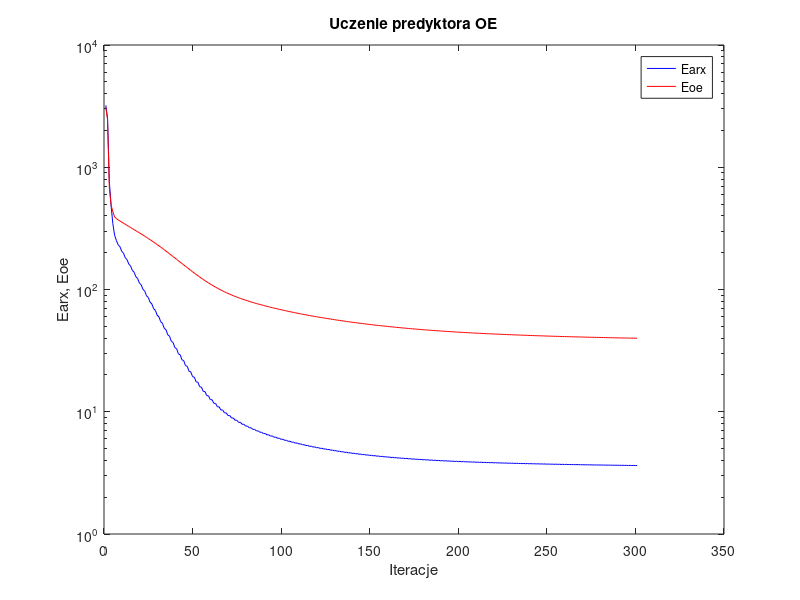
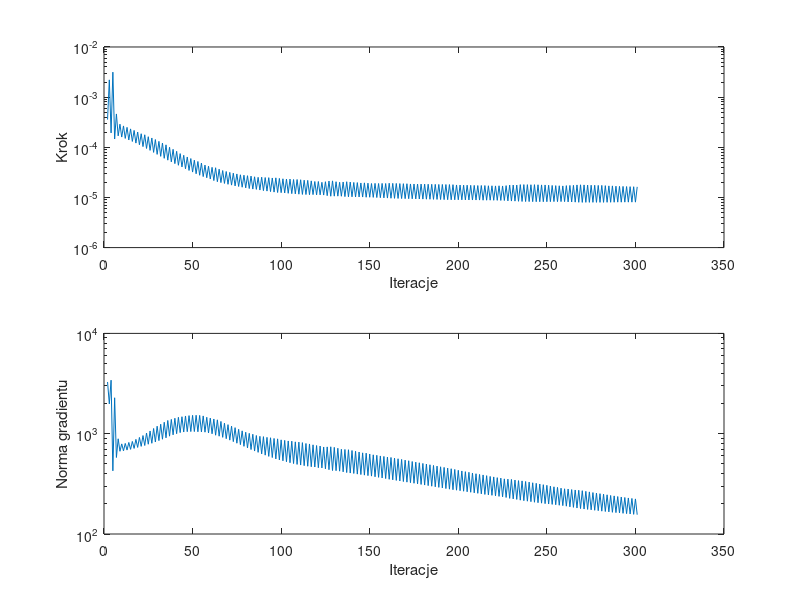

Source code (MATLAB) for these figures, in order:
%uczenie predyktora oe
clear all;
n=0; farx(n+1)=3.206618e+003; foe(n+1)=3.099970e+003; wspucz(n+1)=0.000000e+000; ng(n+1)=0.000000e+000;
n=1; farx(n+1)=2.529433e+003; foe(n+1)=2.455982e+003; krok(n+1)=3.569431e-004; ng(n+1)=3.277299e+003;
n=2; farx(n+1)=7.677529e+002; foe(n+1)=6.818622e+002; krok(n+1)=2.209886e-003; ng(n+1)=1.983044e+003;
n=3; farx(n+1)=4.835866e+002; foe(n+1)=4.910506e+002; krok(n+1)=1.935115e-004; ng(n+1)=3.415182e+003;
n=4; farx(n+1)=3.447386e+002; foe(n+1)=4.325593e+002; krok(n+1)=3.146871e-003; ng(n+1)=4.265469e+002;
n=5; farx(n+1)=2.773705e+002; foe(n+1)=3.921245e+002; krok(n+1)=1.461989e-004; ng(n+1)=2.281338e+003;
n=6; farx(n+1)=2.512547e+002; foe(n+1)=3.806421e+002; krok(n+1)=4.624551e-004; ng(n+1)=5.792377e+002;
n=7; farx(n+1)=2.320022e+002; foe(n+1)=3.709649e+002; krok(n+1)=1.691914e-004; ng(n+1)=8.896284e+002;
n=8; farx(n+1)=2.240402e+002; foe(n+1)=3.634045e+002; krok(n+1)=2.887783e-004; ng(n+1)=6.679918e+002;
n=9; farx(n+1)=2.052524e+002; foe(n+1)=3.558883e+002; krok(n+1)=1.599927e-004; ng(n+1)=7.913455e+002;
n=10; farx(n+1)=1.981809e+002; foe(n+1)=3.487461e+002; krok(n+1)=2.666638e-004; ng(n+1)=6.756151e+002;
n=11; farx(n+1)=1.818935e+002; foe(n+1)=3.416695e+002; krok(n+1)=1.502858e-004; ng(n+1)=7.996211e+002;
n=12; farx(n+1)=1.756692e+002; foe(n+1)=3.348690e+002; krok(n+1)=2.497956e-004; ng(n+1)=6.869029e+002;
n=13; farx(n+1)=1.613458e+002; foe(n+1)=3.281100e+002; krok(n+1)=1.399515e-004; ng(n+1)=8.178095e+002;
n=14; farx(n+1)=1.558561e+002; foe(n+1)=3.215901e+002; krok(n+1)=2.326282e-004; ng(n+1)=6.981120e+002;
n=15; farx(n+1)=1.431978e+002; foe(n+1)=3.151331e+002; krok(n+1)=1.307587e-004; ng(n+1)=8.372946e+002;
n=16; farx(n+1)=1.384017e+002; foe(n+1)=3.088694e+002; krok(n+1)=2.171131e-004; ng(n+1)=7.130732e+002;
n=17; farx(n+1)=1.271252e+002; foe(n+1)=3.026196e+002; krok(n+1)=1.212136e-004; ng(n+1)=8.778613e+002;
n=18; farx(n+1)=1.229389e+002; foe(n+1)=2.965589e+002; krok(n+1)=2.014683e-004; ng(n+1)=7.295067e+002;
n=19; farx(n+1)=1.128747e+002; foe(n+1)=2.905030e+002; krok(n+1)=1.123689e-004; ng(n+1)=9.177724e+002;
n=20; farx(n+1)=1.092274e+002; foe(n+1)=2.846031e+002; krok(n+1)=1.863040e-004; ng(n+1)=7.477380e+002;
n=21; farx(n+1)=1.002783e+002; foe(n+1)=2.787191e+002; krok(n+1)=1.032442e-004; ng(n+1)=9.581591e+002;
n=22; farx(n+1)=9.695216e+001; foe(n+1)=2.728712e+002; krok(n+1)=1.775639e-004; ng(n+1)=7.626598e+002;
n=23; farx(n+1)=8.885377e+001; foe(n+1)=2.670472e+002; krok(n+1)=9.476985e-005; ng(n+1)=1.015881e+003;
n=24; farx(n+1)=8.602987e+001; foe(n+1)=2.613448e+002; krok(n+1)=1.625215e-004; ng(n+1)=7.852838e+002;
n=25; farx(n+1)=7.879099e+001; foe(n+1)=2.556500e+002; krok(n+1)=8.683747e-005; ng(n+1)=1.064555e+003;
n=26; farx(n+1)=7.626822e+001; foe(n+1)=2.499866e+002; krok(n+1)=1.532552e-004; ng(n+1)=8.027354e+002;
n=27; farx(n+1)=6.973736e+001; foe(n+1)=2.443426e+002; krok(n+1)=7.910691e-005; ng(n+1)=1.127069e+003;
n=28; farx(n+1)=6.754659e+001; foe(n+1)=2.387513e+002; krok(n+1)=1.426144e-004; ng(n+1)=8.261796e+002;
n=29; farx(n+1)=6.165794e+001; foe(n+1)=2.331793e+002; krok(n+1)=7.225059e-005; ng(n+1)=1.187573e+003;
n=30; farx(n+1)=5.979530e+001; foe(n+1)=2.276845e+002; krok(n+1)=1.312842e-004; ng(n+1)=8.531659e+002;
n=31; farx(n+1)=5.451276e+001; foe(n+1)=2.222203e+002; krok(n+1)=6.596475e-005; ng(n+1)=1.243200e+003;
n=32; farx(n+1)=5.291593e+001; foe(n+1)=2.168068e+002; krok(n+1)=1.215958e-004; ng(n+1)=8.809603e+002;
n=33; farx(n+1)=4.816954e+001; foe(n+1)=2.114514e+002; krok(n+1)=6.025891e-005; ng(n+1)=1.300335e+003;
n=34; farx(n+1)=4.683473e+001; foe(n+1)=2.061622e+002; krok(n+1)=1.119163e-004; ng(n+1)=9.099644e+002;
n=35; farx(n+1)=4.255967e+001; foe(n+1)=2.009369e+002; krok(n+1)=5.538211e-005; ng(n+1)=1.354962e+003;
n=36; farx(n+1)=4.150727e+001; foe(n+1)=1.958516e+002; krok(n+1)=1.001480e-004; ng(n+1)=9.450905e+002;
n=37; farx(n+1)=3.770566e+001; foe(n+1)=1.908547e+002; krok(n+1)=5.121654e-005; ng(n+1)=1.388396e+003;
n=38; farx(n+1)=3.686067e+001; foe(n+1)=1.859539e+002; krok(n+1)=9.119445e-005; ng(n+1)=9.743835e+002;
n=39; farx(n+1)=3.347118e+001; foe(n+1)=1.811603e+002; krok(n+1)=4.720762e-005; ng(n+1)=1.425978e+003;
n=40; farx(n+1)=3.280071e+001; foe(n+1)=1.764639e+002; krok(n+1)=8.312662e-005; ng(n+1)=9.998980e+002;
n=41; farx(n+1)=2.977416e+001; foe(n+1)=1.718932e+002; krok(n+1)=4.381503e-005; ng(n+1)=1.457460e+003;
n=42; farx(n+1)=2.927631e+001; foe(n+1)=1.674602e+002; krok(n+1)=7.481366e-005; ng(n+1)=1.024945e+003;
n=43; farx(n+1)=2.660218e+001; foe(n+1)=1.631449e+002; krok(n+1)=4.055039e-005; ng(n+1)=1.476779e+003;
n=44; farx(n+1)=2.620889e+001; foe(n+1)=1.589306e+002; krok(n+1)=6.926183e-005; ng(n+1)=1.039163e+003;
n=45; farx(n+1)=2.384103e+001; foe(n+1)=1.548425e+002; krok(n+1)=3.732546e-005; ng(n+1)=1.501859e+003;
n=46; farx(n+1)=2.353000e+001; foe(n+1)=1.508581e+002; krok(n+1)=6.408173e-005; ng(n+1)=1.047440e+003;
n=47; farx(n+1)=2.144431e+001; foe(n+1)=1.470253e+002; krok(n+1)=3.452947e-005; ng(n+1)=1.514449e+003;
n=48; farx(n+1)=2.120267e+001; foe(n+1)=1.432873e+002; krok(n+1)=5.962617e-005; ng(n+1)=1.050502e+003;
n=49; farx(n+1)=1.936244e+001; foe(n+1)=1.397042e+002; krok(n+1)=3.204809e-005; ng(n+1)=1.523935e+003;
n=50; farx(n+1)=1.918670e+001; foe(n+1)=1.362398e+002; krok(n+1)=5.538211e-005; ng(n+1)=1.050286e+003;
n=51; farx(n+1)=1.757263e+001; foe(n+1)=1.329065e+002; krok(n+1)=2.965489e-005; ng(n+1)=1.526933e+003;
n=52; farx(n+1)=1.743498e+001; foe(n+1)=1.296886e+002; krok(n+1)=5.210339e-005; ng(n+1)=1.045310e+003;
n=53; farx(n+1)=1.601620e+001; foe(n+1)=1.266057e+002; krok(n+1)=2.769106e-005; ng(n+1)=1.522121e+003;
n=54; farx(n+1)=1.592288e+001; foe(n+1)=1.236662e+002; krok(n+1)=4.837788e-005; ng(n+1)=1.042500e+003;
n=55; farx(n+1)=1.467990e+001; foe(n+1)=1.208412e+002; krok(n+1)=2.605170e-005; ng(n+1)=1.504017e+003;
n=56; farx(n+1)=1.461993e+001; foe(n+1)=1.181728e+002; krok(n+1)=4.417967e-005; ng(n+1)=1.035613e+003;
n=57; farx(n+1)=1.354931e+001; foe(n+1)=1.156345e+002; krok(n+1)=2.468559e-005; ng(n+1)=1.457911e+003;
n=58; farx(n+1)=1.350404e+001; foe(n+1)=1.131911e+002; krok(n+1)=4.194015e-005; ng(n+1)=1.017110e+003;
n=59; farx(n+1)=1.256797e+001; foe(n+1)=1.108759e+002; krok(n+1)=2.328800e-005; ng(n+1)=1.430217e+003;
n=60; farx(n+1)=1.254028e+001; foe(n+1)=1.086603e+002; krok(n+1)=3.980988e-005; ng(n+1)=9.983437e+002;
n=61; farx(n+1)=1.172854e+001; foe(n+1)=1.065472e+002; krok(n+1)=2.170937e-005; ng(n+1)=1.401542e+003;
n=62; farx(n+1)=1.169701e+001; foe(n+1)=1.044984e+002; krok(n+1)=3.909086e-005; ng(n+1)=9.659141e+002;
n=63; farx(n+1)=1.098112e+001; foe(n+1)=1.025636e+002; krok(n+1)=2.058283e-005; ng(n+1)=1.374748e+003;
n=64; farx(n+1)=1.096533e+001; foe(n+1)=1.007284e+002; krok(n+1)=3.659283e-005; ng(n+1)=9.443635e+002;
n=65; farx(n+1)=1.034028e+001; foe(n+1)=9.898748e+001; krok(n+1)=1.976919e-005; ng(n+1)=1.325346e+003;
n=66; farx(n+1)=1.033442e+001; foe(n+1)=9.733800e+001; krok(n+1)=3.437390e-005; ng(n+1)=9.198522e+002;
n=67; farx(n+1)=9.789075e+000; foe(n+1)=9.577351e+001; krok(n+1)=1.903137e-005; ng(n+1)=1.272674e+003;
n=68; farx(n+1)=9.788502e+000; foe(n+1)=9.428036e+001; krok(n+1)=3.290674e-005; ng(n+1)=8.918039e+002;
n=69; farx(n+1)=9.308262e+000; foe(n+1)=9.286003e+001; krok(n+1)=1.827487e-005; ng(n+1)=1.231158e+003;
n=70; farx(n+1)=9.311084e+000; foe(n+1)=9.150481e+001; krok(n+1)=3.158272e-005; ng(n+1)=8.627788e+002;
n=71; farx(n+1)=8.886708e+000; foe(n+1)=9.021379e+001; krok(n+1)=1.761549e-005; ng(n+1)=1.188576e+003;
n=72; farx(n+1)=8.892196e+000; foe(n+1)=8.898038e+001; krok(n+1)=3.047298e-005; ng(n+1)=8.336436e+002;
n=73; farx(n+1)=8.515287e+000; foe(n+1)=8.780074e+001; krok(n+1)=1.697768e-005; ng(n+1)=1.149062e+003;
n=74; farx(n+1)=8.521475e+000; foe(n+1)=8.667173e+001; krok(n+1)=2.941717e-005; ng(n+1)=8.037774e+002;
n=75; farx(n+1)=8.184573e+000; foe(n+1)=8.559468e+001; krok(n+1)=1.653919e-005; ng(n+1)=1.105921e+003;
n=76; farx(n+1)=8.194190e+000; foe(n+1)=8.456562e+001; krok(n+1)=2.829063e-005; ng(n+1)=7.780317e+002;
n=77; farx(n+1)=7.892576e+000; foe(n+1)=8.357518e+001; krok(n+1)=1.599777e-005; ng(n+1)=1.067565e+003;
n=78; farx(n+1)=7.901364e+000; foe(n+1)=8.262165e+001; krok(n+1)=2.775430e-005; ng(n+1)=7.482880e+002;
n=79; farx(n+1)=7.628637e+000; foe(n+1)=8.170430e+001; krok(n+1)=1.552186e-005; ng(n+1)=1.034192e+003;
n=80; farx(n+1)=7.638039e+000; foe(n+1)=8.082138e+001; krok(n+1)=2.713913e-005; ng(n+1)=7.215557e+002;
n=81; farx(n+1)=7.390335e+000; foe(n+1)=7.996792e+001; krok(n+1)=1.506473e-005; ng(n+1)=1.008533e+003;
n=82; farx(n+1)=7.399569e+000; foe(n+1)=7.914487e+001; krok(n+1)=2.663711e-005; ng(n+1)=6.951322e+002;
n=83; farx(n+1)=7.173181e+000; foe(n+1)=7.834819e+001; krok(n+1)=1.468165e-005; ng(n+1)=9.875679e+002;
n=84; farx(n+1)=7.182420e+000; foe(n+1)=7.758001e+001; krok(n+1)=2.581106e-005; ng(n+1)=6.716714e+002;
n=85; farx(n+1)=6.975290e+000; foe(n+1)=7.684056e+001; krok(n+1)=1.447119e-005; ng(n+1)=9.594618e+002;
n=86; farx(n+1)=6.986096e+000; foe(n+1)=7.612406e+001; krok(n+1)=2.518354e-005; ng(n+1)=6.517919e+002;
n=87; farx(n+1)=6.795863e+000; foe(n+1)=7.542809e+001; krok(n+1)=1.404624e-005; ng(n+1)=9.418329e+002;
n=88; farx(n+1)=6.805191e+000; foe(n+1)=7.474554e+001; krok(n+1)=2.533263e-005; ng(n+1)=6.290251e+002;
n=89; farx(n+1)=6.627669e+000; foe(n+1)=7.408257e+001; krok(n+1)=1.366869e-005; ng(n+1)=9.347599e+002;
n=90; farx(n+1)=6.637232e+000; foe(n+1)=7.343745e+001; krok(n+1)=2.492239e-005; ng(n+1)=6.112014e+002;
n=91; farx(n+1)=6.472187e+000; foe(n+1)=7.281032e+001; krok(n+1)=1.338683e-005; ng(n+1)=9.193508e+002;
n=92; farx(n+1)=6.482064e+000; foe(n+1)=7.219747e+001; krok(n+1)=2.480406e-005; ng(n+1)=5.939872e+002;
n=93; farx(n+1)=6.326945e+000; foe(n+1)=7.159782e+001; krok(n+1)=1.308479e-005; ng(n+1)=9.109830e+002;
n=94; farx(n+1)=6.337217e+000; foe(n+1)=7.101548e+001; krok(n+1)=2.444110e-005; ng(n+1)=5.783921e+002;
n=95; farx(n+1)=6.192430e+000; foe(n+1)=7.044513e+001; krok(n+1)=1.277945e-005; ng(n+1)=8.967199e+002;
n=96; farx(n+1)=6.201849e+000; foe(n+1)=6.988380e+001; krok(n+1)=2.458493e-005; ng(n+1)=5.605821e+002;
n=97; farx(n+1)=6.064688e+000; foe(n+1)=6.933627e+001; krok(n+1)=1.254429e-005; ng(n+1)=8.884005e+002;
n=98; farx(n+1)=6.074702e+000; foe(n+1)=6.880226e+001; krok(n+1)=2.394830e-005; ng(n+1)=5.475504e+002;
n=99; farx(n+1)=5.945662e+000; foe(n+1)=6.828430e+001; krok(n+1)=1.246120e-005; ng(n+1)=8.682098e+002;
n=100; farx(n+1)=5.957070e+000; foe(n+1)=6.777688e+001; krok(n+1)=2.354047e-005; ng(n+1)=5.367744e+002;
n=101; farx(n+1)=5.834585e+000; foe(n+1)=6.728024e+001; krok(n+1)=1.227270e-005; ng(n+1)=8.581569e+002;
n=102; farx(n+1)=5.846510e+000; foe(n+1)=6.679427e+001; krok(n+1)=2.323045e-005; ng(n+1)=5.251901e+002;
n=103; farx(n+1)=5.730349e+000; foe(n+1)=6.631882e+001; krok(n+1)=1.209645e-005; ng(n+1)=8.467997e+002;
n=104; farx(n+1)=5.742789e+000; foe(n+1)=6.585127e+001; krok(n+1)=2.322634e-005; ng(n+1)=5.134960e+002;
n=105; farx(n+1)=5.631330e+000; foe(n+1)=6.539148e+001; krok(n+1)=1.191391e-005; ng(n+1)=8.423273e+002;
n=106; farx(n+1)=5.644483e+000; foe(n+1)=6.494404e+001; krok(n+1)=2.276873e-005; ng(n+1)=5.037763e+002;
n=107; farx(n+1)=5.538604e+000; foe(n+1)=6.450477e+001; krok(n+1)=1.178746e-005; ng(n+1)=8.292692e+002;
n=108; farx(n+1)=5.552318e+000; foe(n+1)=6.407349e+001; krok(n+1)=2.277170e-005; ng(n+1)=4.941304e+002;
n=109; farx(n+1)=5.450405e+000; foe(n+1)=6.364800e+001; krok(n+1)=1.161317e-005; ng(n+1)=8.242711e+002;
n=110; farx(n+1)=5.464791e+000; foe(n+1)=6.323359e+001; krok(n+1)=2.253084e-005; ng(n+1)=4.869161e+002;
n=111; farx(n+1)=5.367083e+000; foe(n+1)=6.282408e+001; krok(n+1)=1.148266e-005; ng(n+1)=8.147564e+002;
n=112; farx(n+1)=5.381677e+000; foe(n+1)=6.242505e+001; krok(n+1)=2.209045e-005; ng(n+1)=4.801210e+002;
n=113; farx(n+1)=5.288533e+000; foe(n+1)=6.203480e+001; krok(n+1)=1.143043e-005; ng(n+1)=7.988219e+002;
n=114; farx(n+1)=5.303819e+000; foe(n+1)=6.165074e+001; krok(n+1)=2.190777e-005; ng(n+1)=4.738123e+002;
n=115; farx(n+1)=5.213953e+000; foe(n+1)=6.127415e+001; krok(n+1)=1.133131e-005; ng(n+1)=7.901516e+002;
n=116; farx(n+1)=5.229747e+000; foe(n+1)=6.090548e+001; krok(n+1)=2.139878e-005; ng(n+1)=4.683408e+002;
n=117; farx(n+1)=5.143228e+000; foe(n+1)=6.054610e+001; krok(n+1)=1.138585e-005; ng(n+1)=7.744417e+002;
n=118; farx(n+1)=5.160531e+000; foe(n+1)=6.019590e+001; krok(n+1)=2.077412e-005; ng(n+1)=4.656166e+002;
n=119; farx(n+1)=5.077597e+000; foe(n+1)=5.985077e+001; krok(n+1)=1.127096e-005; ng(n+1)=7.622029e+002;
n=120; farx(n+1)=5.094906e+000; foe(n+1)=5.951059e+001; krok(n+1)=2.078166e-005; ng(n+1)=4.581189e+002;
n=121; farx(n+1)=5.014122e+000; foe(n+1)=5.917716e+001; krok(n+1)=1.126542e-005; ng(n+1)=7.534534e+002;
n=122; farx(n+1)=5.032531e+000; foe(n+1)=5.885361e+001; krok(n+1)=2.003236e-005; ng(n+1)=4.556845e+002;
n=123; farx(n+1)=4.955655e+000; foe(n+1)=5.853532e+001; krok(n+1)=1.115447e-005; ng(n+1)=7.371999e+002;
n=124; farx(n+1)=4.974074e+000; foe(n+1)=5.821834e+001; krok(n+1)=2.058283e-005; ng(n+1)=4.467308e+002;
n=125; farx(n+1)=4.899155e+000; foe(n+1)=5.790570e+001; krok(n+1)=1.085468e-005; ng(n+1)=7.385194e+002;
n=126; farx(n+1)=4.917587e+000; foe(n+1)=5.759454e+001; krok(n+1)=2.122479e-005; ng(n+1)=4.377112e+002;
n=127; farx(n+1)=4.844308e+000; foe(n+1)=5.728660e+001; krok(n+1)=1.057446e-005; ng(n+1)=7.406187e+002;
n=128; farx(n+1)=4.862266e+000; foe(n+1)=5.698160e+001; krok(n+1)=2.139878e-005; ng(n+1)=4.292242e+002;
n=129; farx(n+1)=4.790592e+000; foe(n+1)=5.668452e+001; krok(n+1)=1.061240e-005; ng(n+1)=7.307843e+002;
n=130; farx(n+1)=4.809973e+000; foe(n+1)=5.639673e+001; krok(n+1)=2.058283e-005; ng(n+1)=4.277975e+002;
n=131; farx(n+1)=4.740782e+000; foe(n+1)=5.611257e+001; krok(n+1)=1.061240e-005; ng(n+1)=7.160523e+002;
n=132; farx(n+1)=4.760389e+000; foe(n+1)=5.583599e+001; krok(n+1)=2.007443e-005; ng(n+1)=4.232769e+002;
n=133; farx(n+1)=4.694081e+000; foe(n+1)=5.556505e+001; krok(n+1)=1.057446e-005; ng(n+1)=6.994538e+002;
n=134; farx(n+1)=4.714048e+000; foe(n+1)=5.529613e+001; krok(n+1)=2.031518e-005; ng(n+1)=4.166812e+002;
n=135; farx(n+1)=4.649254e+000; foe(n+1)=5.503149e+001; krok(n+1)=1.039083e-005; ng(n+1)=6.961662e+002;
n=136; farx(n+1)=4.669413e+000; foe(n+1)=5.476944e+001; krok(n+1)=2.058283e-005; ng(n+1)=4.097584e+002;
n=137; farx(n+1)=4.605756e+000; foe(n+1)=5.451125e+001; krok(n+1)=1.029142e-005; ng(n+1)=6.919949e+002;
n=138; farx(n+1)=4.626307e+000; foe(n+1)=5.425938e+001; krok(n+1)=2.026093e-005; ng(n+1)=4.053034e+002;
n=139; farx(n+1)=4.564407e+000; foe(n+1)=5.401127e+001; krok(n+1)=1.029142e-005; ng(n+1)=6.798642e+002;
n=140; farx(n+1)=4.585500e+000; foe(n+1)=5.376989e+001; krok(n+1)=1.990494e-005; ng(n+1)=4.014956e+002;
n=141; farx(n+1)=4.525540e+000; foe(n+1)=5.353111e+001; krok(n+1)=1.022121e-005; ng(n+1)=6.684667e+002;
n=142; farx(n+1)=4.546495e+000; foe(n+1)=5.329680e+001; krok(n+1)=1.977673e-005; ng(n+1)=3.955144e+002;
n=143; farx(n+1)=4.488189e+000; foe(n+1)=5.306738e+001; krok(n+1)=1.022121e-005; ng(n+1)=6.563036e+002;
n=144; farx(n+1)=4.509488e+000; foe(n+1)=5.284238e+001; krok(n+1)=1.943349e-005; ng(n+1)=3.915418e+002;
n=145; farx(n+1)=4.452935e+000; foe(n+1)=5.262186e+001; krok(n+1)=1.018440e-005; ng(n+1)=6.443313e+002;
n=146; farx(n+1)=4.474677e+000; foe(n+1)=5.240419e+001; krok(n+1)=1.953303e-005; ng(n+1)=3.863582e+002;
n=147; farx(n+1)=4.419009e+000; foe(n+1)=5.218915e+001; krok(n+1)=1.009346e-005; ng(n+1)=6.396904e+002;
n=148; farx(n+1)=4.440874e+000; foe(n+1)=5.197947e+001; krok(n+1)=1.924408e-005; ng(n+1)=3.819661e+002;
n=149; farx(n+1)=4.386730e+000; foe(n+1)=5.177292e+001; krok(n+1)=1.009346e-005; ng(n+1)=6.275311e+002;
n=150; farx(n+1)=4.408748e+000; foe(n+1)=5.157112e+001; krok(n+1)=1.894313e-005; ng(n+1)=3.778355e+002;
n=151; farx(n+1)=4.356308e+000; foe(n+1)=5.137262e+001; krok(n+1)=1.003721e-005; ng(n+1)=6.156619e+002;
n=152; farx(n+1)=4.378387e+000; foe(n+1)=5.117636e+001; krok(n+1)=1.907789e-005; ng(n+1)=3.719570e+002;
n=153; farx(n+1)=4.326920e+000; foe(n+1)=5.098343e+001; krok(n+1)=9.955536e-006; ng(n+1)=6.093599e+002;
n=154; farx(n+1)=4.349101e+000; foe(n+1)=5.079379e+001; krok(n+1)=1.895924e-005; ng(n+1)=3.672350e+002;
n=155; farx(n+1)=4.298951e+000; foe(n+1)=5.060749e+001; krok(n+1)=9.888364e-006; ng(n+1)=6.000019e+002;
n=156; farx(n+1)=4.321240e+000; foe(n+1)=5.042346e+001; krok(n+1)=1.904168e-005; ng(n+1)=3.618725e+002;
n=157; farx(n+1)=4.272031e+000; foe(n+1)=5.024249e+001; krok(n+1)=9.808732e-006; ng(n+1)=5.934463e+002;
n=158; farx(n+1)=4.294373e+000; foe(n+1)=5.006450e+001; krok(n+1)=1.895924e-005; ng(n+1)=3.570911e+002;
n=159; farx(n+1)=4.246468e+000; foe(n+1)=4.988963e+001; krok(n+1)=9.716744e-006; ng(n+1)=5.845046e+002;
n=160; farx(n+1)=4.268821e+000; foe(n+1)=4.971605e+001; krok(n+1)=1.920477e-005; ng(n+1)=3.510864e+002;
n=161; farx(n+1)=4.221606e+000; foe(n+1)=4.954562e+001; krok(n+1)=9.635248e-006; ng(n+1)=5.793989e+002;
n=162; farx(n+1)=4.244046e+000; foe(n+1)=4.937812e+001; krok(n+1)=1.907789e-005; ng(n+1)=3.467124e+002;
n=163; farx(n+1)=4.197883e+000; foe(n+1)=4.921351e+001; krok(n+1)=9.594052e-006; ng(n+1)=5.705191e+002;
n=164; farx(n+1)=4.220408e+000; foe(n+1)=4.905168e+001; krok(n+1)=1.900886e-005; ng(n+1)=3.422219e+002;
n=165; farx(n+1)=4.175176e+000; foe(n+1)=4.889239e+001; krok(n+1)=9.549067e-006; ng(n+1)=5.624776e+002;
n=166; farx(n+1)=4.197749e+000; foe(n+1)=4.873615e+001; krok(n+1)=1.890200e-005; ng(n+1)=3.378861e+002;
n=167; farx(n+1)=4.153501e+000; foe(n+1)=4.858221e+001; krok(n+1)=9.504428e-006; ng(n+1)=5.539629e+002;
n=168; farx(n+1)=4.176031e+000; foe(n+1)=4.843111e+001; krok(n+1)=1.881044e-005; ng(n+1)=3.333733e+002;
n=169; farx(n+1)=4.132778e+000; foe(n+1)=4.828246e+001; krok(n+1)=9.463005e-006; ng(n+1)=5.451920e+002;
n=170; farx(n+1)=4.155302e+000; foe(n+1)=4.813624e+001; krok(n+1)=1.877358e-005; ng(n+1)=3.288472e+002;
n=171; farx(n+1)=4.112840e+000; foe(n+1)=4.799237e+001; krok(n+1)=9.433029e-006; ng(n+1)=5.374305e+002;
n=172; farx(n+1)=4.135340e+000; foe(n+1)=4.785149e+001; krok(n+1)=1.856661e-005; ng(n+1)=3.250012e+002;
n=173; farx(n+1)=4.093900e+000; foe(n+1)=4.771286e+001; krok(n+1)=9.405221e-006; ng(n+1)=5.279650e+002;
n=174; farx(n+1)=4.116356e+000; foe(n+1)=4.757650e+001; krok(n+1)=1.852773e-005; ng(n+1)=3.205852e+002;
n=175; farx(n+1)=4.075747e+000; foe(n+1)=4.744233e+001; krok(n+1)=9.357347e-006; ng(n+1)=5.202965e+002;
n=176; farx(n+1)=4.098161e+000; foe(n+1)=4.731033e+001; krok(n+1)=1.850362e-005; ng(n+1)=3.162126e+002;
n=177; farx(n+1)=4.058325e+000; foe(n+1)=4.718038e+001; krok(n+1)=9.309975e-006; ng(n+1)=5.129499e+002;
n=178; farx(n+1)=4.080671e+000; foe(n+1)=4.705264e+001; krok(n+1)=1.845197e-005; ng(n+1)=3.119597e+002;
n=179; farx(n+1)=4.041640e+000; foe(n+1)=4.692690e+001; krok(n+1)=9.263868e-006; ng(n+1)=5.052959e+002;
n=180; farx(n+1)=4.063901e+000; foe(n+1)=4.680316e+001; krok(n+1)=1.843594e-005; ng(n+1)=3.076238e+002;
n=181; farx(n+1)=4.025584e+000; foe(n+1)=4.668139e+001; krok(n+1)=9.225986e-006; ng(n+1)=4.980300e+002;
n=182; farx(n+1)=4.047744e+000; foe(n+1)=4.656179e+001; krok(n+1)=1.833197e-005; ng(n+1)=3.036499e+002;
n=183; farx(n+1)=4.010220e+000; foe(n+1)=4.644414e+001; krok(n+1)=9.195979e-006; ng(n+1)=4.899775e+002;
n=184; farx(n+1)=4.032290e+000; foe(n+1)=4.632842e+001; krok(n+1)=1.827909e-005; ng(n+1)=2.996040e+002;
n=185; farx(n+1)=3.995479e+000; foe(n+1)=4.621452e+001; krok(n+1)=9.158722e-006; ng(n+1)=4.826453e+002;
n=186; farx(n+1)=4.017434e+000; foe(n+1)=4.610253e+001; krok(n+1)=1.821997e-005; ng(n+1)=2.956024e+002;
n=187; farx(n+1)=3.981316e+000; foe(n+1)=4.599233e+001; krok(n+1)=9.128990e-006; ng(n+1)=4.752459e+002;
n=188; farx(n+1)=4.003168e+000; foe(n+1)=4.588404e+001; krok(n+1)=1.814366e-005; ng(n+1)=2.917739e+002;
n=189; farx(n+1)=3.967766e+000; foe(n+1)=4.577739e+001; krok(n+1)=9.089066e-006; ng(n+1)=4.679357e+002;
n=190; farx(n+1)=3.989491e+000; foe(n+1)=4.567240e+001; krok(n+1)=1.814366e-005; ng(n+1)=2.876912e+002;
n=191; farx(n+1)=3.954709e+000; foe(n+1)=4.556901e+001; krok(n+1)=9.049168e-006; ng(n+1)=4.612757e+002;
n=192; farx(n+1)=3.976282e+000; foe(n+1)=4.546736e+001; krok(n+1)=1.808278e-005; ng(n+1)=2.838369e+002;
n=193; farx(n+1)=3.942178e+000; foe(n+1)=4.536731e+001; krok(n+1)=9.015490e-006; ng(n+1)=4.540536e+002;
n=194; farx(n+1)=3.963614e+000; foe(n+1)=4.526880e+001; krok(n+1)=1.806577e-005; ng(n+1)=2.799431e+002;
n=195; farx(n+1)=3.930087e+000; foe(n+1)=4.517183e+001; krok(n+1)=8.985823e-006; ng(n+1)=4.474536e+002;
n=196; farx(n+1)=3.951378e+000; foe(n+1)=4.507657e+001; krok(n+1)=1.797165e-005; ng(n+1)=2.763714e+002;
n=197; farx(n+1)=3.918426e+000; foe(n+1)=4.498274e+001; krok(n+1)=8.980339e-006; ng(n+1)=4.402981e+002;
n=198; farx(n+1)=3.939506e+000; foe(n+1)=4.489090e+001; krok(n+1)=1.773249e-005; ng(n+1)=2.734111e+002;
n=199; farx(n+1)=3.907306e+000; foe(n+1)=4.480055e+001; krok(n+1)=8.985823e-006; ng(n+1)=4.316842e+002;
n=200; farx(n+1)=3.928266e+000; foe(n+1)=4.471172e+001; krok(n+1)=1.765974e-005; ng(n+1)=2.702568e+002;
n=201; farx(n+1)=3.896624e+000; foe(n+1)=4.462414e+001; krok(n+1)=8.958287e-006; ng(n+1)=4.252327e+002;
n=202; farx(n+1)=3.917388e+000; foe(n+1)=4.453811e+001; krok(n+1)=1.757217e-005; ng(n+1)=2.670079e+002;
n=203; farx(n+1)=3.886354e+000; foe(n+1)=4.445338e+001; krok(n+1)=8.938206e-006; ng(n+1)=4.182718e+002;
n=204; farx(n+1)=3.906990e+000; foe(n+1)=4.437000e+001; krok(n+1)=1.755604e-005; ng(n+1)=2.637422e+002;
n=205; farx(n+1)=3.876417e+000; foe(n+1)=4.428771e+001; krok(n+1)=8.913402e-006; ng(n+1)=4.124845e+002;
n=206; farx(n+1)=3.896879e+000; foe(n+1)=4.420708e+001; krok(n+1)=1.743790e-005; ng(n+1)=2.608118e+002;
n=207; farx(n+1)=3.866924e+000; foe(n+1)=4.412743e+001; krok(n+1)=8.883311e-006; ng(n+1)=4.057212e+002;
n=208; farx(n+1)=3.887082e+000; foe(n+1)=4.404905e+001; krok(n+1)=1.738167e-005; ng(n+1)=2.573151e+002;
n=209; farx(n+1)=3.857700e+000; foe(n+1)=4.397206e+001; krok(n+1)=8.883311e-006; ng(n+1)=3.988477e+002;
n=210; farx(n+1)=3.877682e+000; foe(n+1)=4.389623e+001; krok(n+1)=1.726474e-005; ng(n+1)=2.544987e+002;
n=211; farx(n+1)=3.848848e+000; foe(n+1)=4.382167e+001; krok(n+1)=8.866243e-006; ng(n+1)=3.925595e+002;
n=212; farx(n+1)=3.868745e+000; foe(n+1)=4.374812e+001; krok(n+1)=1.729605e-005; ng(n+1)=2.514342e+002;
n=213; farx(n+1)=3.840325e+000; foe(n+1)=4.367546e+001; krok(n+1)=8.807743e-006; ng(n+1)=3.880633e+002;
n=214; farx(n+1)=3.859922e+000; foe(n+1)=4.360389e+001; krok(n+1)=1.726474e-005; ng(n+1)=2.480252e+002;
n=215; farx(n+1)=3.832011e+000; foe(n+1)=4.353356e+001; krok(n+1)=8.807743e-006; ng(n+1)=3.817459e+002;
n=216; farx(n+1)=3.851361e+000; foe(n+1)=4.346430e+001; krok(n+1)=1.709205e-005; ng(n+1)=2.454953e+002;
n=217; farx(n+1)=3.824004e+000; foe(n+1)=4.339635e+001; krok(n+1)=8.818566e-006; ng(n+1)=3.749515e+002;
n=218; farx(n+1)=3.843304e+000; foe(n+1)=4.332930e+001; krok(n+1)=1.707914e-005; ng(n+1)=2.430267e+002;
n=219; farx(n+1)=3.816283e+000; foe(n+1)=4.326304e+001; krok(n+1)=8.778020e-006; ng(n+1)=3.707237e+002;
n=220; farx(n+1)=3.835328e+000; foe(n+1)=4.319797e+001; krok(n+1)=1.697768e-005; ng(n+1)=2.402991e+002;
n=221; farx(n+1)=3.808866e+000; foe(n+1)=4.313382e+001; krok(n+1)=8.756691e-006; ng(n+1)=3.645908e+002;
n=222; farx(n+1)=3.827781e+000; foe(n+1)=4.307045e+001; krok(n+1)=1.707914e-005; ng(n+1)=2.371866e+002;
n=223; farx(n+1)=3.801599e+000; foe(n+1)=4.300781e+001; krok(n+1)=8.718949e-006; ng(n+1)=3.607468e+002;
n=224; farx(n+1)=3.820253e+000; foe(n+1)=4.294637e+001; krok(n+1)=1.693774e-005; ng(n+1)=2.346978e+002;
n=225; farx(n+1)=3.794671e+000; foe(n+1)=4.288577e+001; krok(n+1)=8.690837e-006; ng(n+1)=3.545120e+002;
n=226; farx(n+1)=3.813279e+000; foe(n+1)=4.282573e+001; krok(n+1)=1.720017e-005; ng(n+1)=2.313236e+002;
n=227; farx(n+1)=3.788027e+000; foe(n+1)=4.276616e+001; krok(n+1)=8.546025e-006; ng(n+1)=3.524147e+002;
n=228; farx(n+1)=3.806405e+000; foe(n+1)=4.270680e+001; krok(n+1)=1.765974e-005; ng(n+1)=2.266852e+002;
n=229; farx(n+1)=3.781315e+000; foe(n+1)=4.264824e+001; krok(n+1)=8.470861e-006; ng(n+1)=3.501890e+002;
n=230; farx(n+1)=3.799467e+000; foe(n+1)=4.259047e+001; krok(n+1)=1.765974e-005; ng(n+1)=2.238650e+002;
n=231; farx(n+1)=3.774790e+000; foe(n+1)=4.253355e+001; krok(n+1)=8.445859e-006; ng(n+1)=3.452152e+002;
n=232; farx(n+1)=3.792745e+000; foe(n+1)=4.247736e+001; krok(n+1)=1.765974e-005; ng(n+1)=2.211889e+002;
n=233; farx(n+1)=3.768553e+000; foe(n+1)=4.242197e+001; krok(n+1)=8.379583e-006; ng(n+1)=3.405417e+002;
n=234; farx(n+1)=3.786375e+000; foe(n+1)=4.236674e+001; krok(n+1)=1.801245e-005; ng(n+1)=2.175100e+002;
n=235; farx(n+1)=3.762334e+000; foe(n+1)=4.231227e+001; krok(n+1)=8.311102e-006; ng(n+1)=3.383477e+002;
n=236; farx(n+1)=3.779955e+000; foe(n+1)=4.225850e+001; krok(n+1)=1.802934e-005; ng(n+1)=2.148496e+002;
n=237; farx(n+1)=3.756267e+000; foe(n+1)=4.220547e+001; krok(n+1)=8.287718e-006; ng(n+1)=3.338391e+002;
n=238; farx(n+1)=3.773690e+000; foe(n+1)=4.215322e+001; krok(n+1)=1.799457e-005; ng(n+1)=2.124114e+002;
n=239; farx(n+1)=3.750364e+000; foe(n+1)=4.210164e+001; krok(n+1)=8.272636e-006; ng(n+1)=3.291443e+002;
n=240; farx(n+1)=3.767571e+000; foe(n+1)=4.205091e+001; krok(n+1)=1.791657e-005; ng(n+1)=2.101069e+002;
n=241; farx(n+1)=3.744679e+000; foe(n+1)=4.200081e+001; krok(n+1)=8.245594e-006; ng(n+1)=3.241885e+002;
n=242; farx(n+1)=3.761678e+000; foe(n+1)=4.195126e+001; krok(n+1)=1.799001e-005; ng(n+1)=2.073579e+002;
n=243; farx(n+1)=3.739086e+000; foe(n+1)=4.190240e+001; krok(n+1)=8.223627e-006; ng(n+1)=3.201527e+002;
n=244; farx(n+1)=3.755845e+000; foe(n+1)=4.185427e+001; krok(n+1)=1.788662e-005; ng(n+1)=2.051309e+002;
n=245; farx(n+1)=3.733647e+000; foe(n+1)=4.180686e+001; krok(n+1)=8.223627e-006; ng(n+1)=3.150487e+002;
n=246; farx(n+1)=3.750181e+000; foe(n+1)=4.176012e+001; krok(n+1)=1.777520e-005; ng(n+1)=2.030106e+002;
n=247; farx(n+1)=3.728376e+000; foe(n+1)=4.171410e+001; krok(n+1)=8.218562e-006; ng(n+1)=3.100954e+002;
n=248; farx(n+1)=3.744723e+000; foe(n+1)=4.166862e+001; krok(n+1)=1.773994e-005; ng(n+1)=2.008017e+002;
n=249; farx(n+1)=3.723200e+000; foe(n+1)=4.162379e+001; krok(n+1)=8.219763e-006; ng(n+1)=3.058945e+002;
n=250; farx(n+1)=3.739299e+000; foe(n+1)=4.157975e+001; krok(n+1)=1.751338e-005; ng(n+1)=1.990606e+002;
n=251; farx(n+1)=3.718186e+000; foe(n+1)=4.153637e+001; krok(n+1)=8.245016e-006; ng(n+1)=3.003845e+002;
n=252; farx(n+1)=3.734078e+000; foe(n+1)=4.149367e+001; krok(n+1)=1.733605e-005; ng(n+1)=1.973270e+002;
n=253; farx(n+1)=3.713300e+000; foe(n+1)=4.145156e+001; krok(n+1)=8.269595e-006; ng(n+1)=2.955033e+002;
n=254; farx(n+1)=3.729078e+000; foe(n+1)=4.141024e+001; krok(n+1)=1.720017e-005; ng(n+1)=1.958095e+002;
n=255; farx(n+1)=3.708623e+000; foe(n+1)=4.136917e+001; krok(n+1)=8.245016e-006; ng(n+1)=2.916106e+002;
n=256; farx(n+1)=3.724071e+000; foe(n+1)=4.132880e+001; krok(n+1)=1.709205e-005; ng(n+1)=1.935037e+002;
n=257; farx(n+1)=3.704011e+000; foe(n+1)=4.128904e+001; krok(n+1)=8.272636e-006; ng(n+1)=2.863340e+002;
n=258; farx(n+1)=3.719299e+000; foe(n+1)=4.124983e+001; krok(n+1)=1.697768e-005; ng(n+1)=1.918224e+002;
n=259; farx(n+1)=3.699589e+000; foe(n+1)=4.121108e+001; krok(n+1)=8.245594e-006; ng(n+1)=2.823561e+002;
n=260; farx(n+1)=3.714816e+000; foe(n+1)=4.117267e+001; krok(n+1)=1.720017e-005; ng(n+1)=1.893995e+002;
n=261; farx(n+1)=3.695275e+000; foe(n+1)=4.113445e+001; krok(n+1)=8.155065e-006; ng(n+1)=2.808123e+002;
n=262; farx(n+1)=3.710229e+000; foe(n+1)=4.109662e+001; krok(n+1)=1.734391e-005; ng(n+1)=1.865628e+002;
n=263; farx(n+1)=3.690974e+000; foe(n+1)=4.105929e+001; krok(n+1)=8.129247e-006; ng(n+1)=2.773214e+002;
n=264; farx(n+1)=3.705797e+000; foe(n+1)=4.102229e+001; krok(n+1)=1.743790e-005; ng(n+1)=1.843906e+002;
n=265; farx(n+1)=3.686819e+000; foe(n+1)=4.098568e+001; krok(n+1)=8.058704e-006; ng(n+1)=2.746803e+002;
n=266; farx(n+1)=3.701498e+000; foe(n+1)=4.094916e+001; krok(n+1)=1.775984e-005; ng(n+1)=1.815329e+002;
n=267; farx(n+1)=3.682650e+000; foe(n+1)=4.091305e+001; krok(n+1)=7.998886e-006; ng(n+1)=2.729949e+002;
n=268; farx(n+1)=3.697176e+000; foe(n+1)=4.087730e+001; krok(n+1)=1.786413e-005; ng(n+1)=1.793283e+002;
n=269; farx(n+1)=3.678529e+000; foe(n+1)=4.084188e+001; krok(n+1)=7.969908e-006; ng(n+1)=2.702748e+002;
n=270; farx(n+1)=3.692812e+000; foe(n+1)=4.080697e+001; krok(n+1)=1.777520e-005; ng(n+1)=1.774069e+002;
n=271; farx(n+1)=3.674472e+000; foe(n+1)=4.077254e+001; krok(n+1)=7.983154e-006; ng(n+1)=2.663311e+002;
n=272; farx(n+1)=3.688591e+000; foe(n+1)=4.073859e+001; krok(n+1)=1.765974e-005; ng(n+1)=1.758442e+002;
n=273; farx(n+1)=3.670520e+000; foe(n+1)=4.070501e+001; krok(n+1)=7.983154e-006; ng(n+1)=2.628777e+002;
n=274; farx(n+1)=3.684414e+000; foe(n+1)=4.067194e+001; krok(n+1)=1.751338e-005; ng(n+1)=1.741900e+002;
n=275; farx(n+1)=3.666675e+000; foe(n+1)=4.063929e+001; krok(n+1)=7.989188e-006; ng(n+1)=2.589491e+002;
n=276; farx(n+1)=3.680411e+000; foe(n+1)=4.060699e+001; krok(n+1)=1.749394e-005; ng(n+1)=1.724254e+002;
n=277; farx(n+1)=3.662890e+000; foe(n+1)=4.057506e+001; krok(n+1)=7.983154e-006; ng(n+1)=2.560042e+002;
n=278; farx(n+1)=3.676433e+000; foe(n+1)=4.054358e+001; krok(n+1)=1.737277e-005; ng(n+1)=1.708555e+002;
n=279; farx(n+1)=3.659223e+000; foe(n+1)=4.051247e+001; krok(n+1)=7.975059e-006; ng(n+1)=2.524982e+002;
n=280; farx(n+1)=3.672577e+000; foe(n+1)=4.048163e+001; krok(n+1)=1.738167e-005; ng(n+1)=1.689536e+002;
n=281; farx(n+1)=3.655567e+000; foe(n+1)=4.045121e+001; krok(n+1)=7.983154e-006; ng(n+1)=2.495428e+002;
n=282; farx(n+1)=3.668740e+000; foe(n+1)=4.042122e+001; krok(n+1)=1.718695e-005; ng(n+1)=1.676705e+002;
n=283; farx(n+1)=3.652011e+000; foe(n+1)=4.039161e+001; krok(n+1)=8.001301e-006; ng(n+1)=2.459441e+002;
n=284; farx(n+1)=3.664968e+000; foe(n+1)=4.036239e+001; krok(n+1)=1.700060e-005; ng(n+1)=1.662674e+002;
n=285; farx(n+1)=3.648569e+000; foe(n+1)=4.033360e+001; krok(n+1)=8.010217e-006; ng(n+1)=2.422320e+002;
n=286; farx(n+1)=3.661369e+000; foe(n+1)=4.030499e+001; krok(n+1)=1.700060e-005; ng(n+1)=1.645610e+002;
n=287; farx(n+1)=3.645134e+000; foe(n+1)=4.027679e+001; krok(n+1)=8.020860e-006; ng(n+1)=2.398332e+002;
n=288; farx(n+1)=3.657745e+000; foe(n+1)=4.024897e+001; krok(n+1)=1.675917e-005; ng(n+1)=1.634444e+002;
n=289; farx(n+1)=3.641785e+000; foe(n+1)=4.022156e+001; krok(n+1)=8.059117e-006; ng(n+1)=2.362875e+002;
n=290; farx(n+1)=3.654295e+000; foe(n+1)=4.019449e+001; krok(n+1)=1.663384e-005; ng(n+1)=1.623427e+002;
n=291; farx(n+1)=3.638556e+000; foe(n+1)=4.016764e+001; krok(n+1)=8.044070e-006; ng(n+1)=2.338940e+002;
n=292; farx(n+1)=3.650870e+000; foe(n+1)=4.014110e+001; krok(n+1)=1.659073e-005; ng(n+1)=1.607654e+002;
n=293; farx(n+1)=3.635347e+000; foe(n+1)=4.011487e+001; krok(n+1)=8.059117e-006; ng(n+1)=2.311443e+002;
n=294; farx(n+1)=3.647536e+000; foe(n+1)=4.008897e+001; krok(n+1)=1.649003e-005; ng(n+1)=1.596662e+002;
n=295; farx(n+1)=3.632216e+000; foe(n+1)=4.006329e+001; krok(n+1)=8.059117e-006; ng(n+1)=2.287231e+002;
n=296; farx(n+1)=3.644250e+000; foe(n+1)=4.003796e+001; krok(n+1)=1.641052e-005; ng(n+1)=1.583942e+002;
n=297; farx(n+1)=3.629150e+000; foe(n+1)=4.001284e+001; krok(n+1)=8.059117e-006; ng(n+1)=2.261900e+002;
n=298; farx(n+1)=3.641028e+000; foe(n+1)=3.998802e+001; krok(n+1)=1.635753e-005; ng(n+1)=1.570518e+002;
n=299; farx(n+1)=3.626133e+000; foe(n+1)=3.996343e+001; krok(n+1)=8.059117e-006; ng(n+1)=2.237875e+002;
n=300; farx(n+1)=3.637832e+000; foe(n+1)=3.993913e+001; krok(n+1)=1.625849e-005; ng(n+1)=1.557977e+002;

figure; semilogy(farx,'b'); hold on; semilogy(foe,'r'); xlabel('Iteracje'); ylabel('Earx, Eoe'); legend('Earx','Eoe'); title('Uczenie predyktora OE');
figure; subplot(2,1,1); semilogy(krok); xlabel('Iteracje'); ylabel('Krok');
subplot(2,1,2); semilogy(ng); xlabel('Iteracje'); ylabel('Norma gradientu');
Earx=farx(n+1)
Eoe=foe(n+1)
